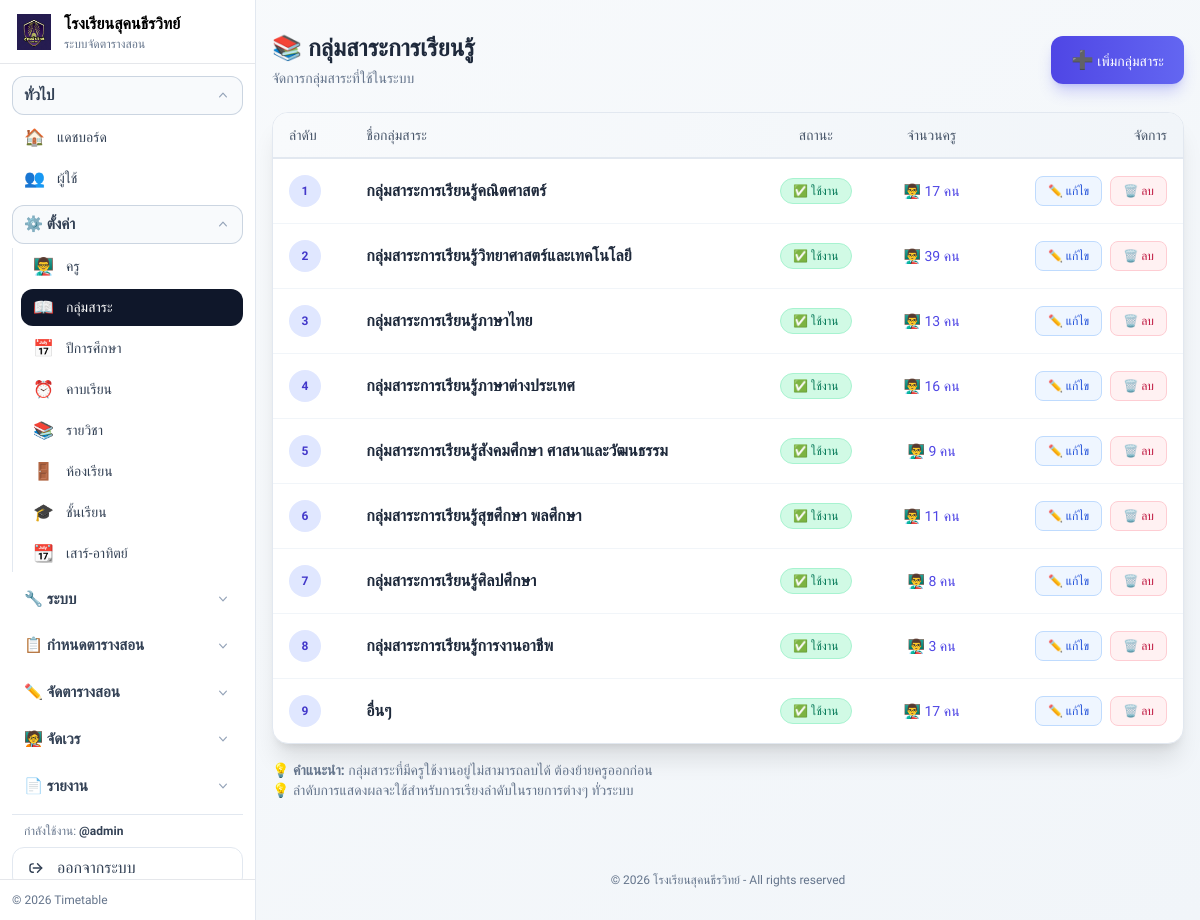
Screenshot of /subject_groups.php (signed in) with the database file from the repository.
### tables this page shows
CREATE TABLE `subject_groups` (
  `id` int(11) NOT NULL AUTO_INCREMENT,
  `name` varchar(255) NOT NULL COMMENT 'ชื่อกลุ่มสาระ',
  `display_order` int(11) NOT NULL DEFAULT 0 COMMENT 'ลำดับการแสดงผล',
  `is_active` tinyint(1) NOT NULL DEFAULT 1 COMMENT '1=ใช้งาน, 0=ไม่ใช้งาน',
  `created_at` timestamp NULL DEFAULT CURRENT_TIMESTAMP,
  `updated_at` timestamp NULL DEFAULT CURRENT_TIMESTAMP ON UPDATE CURRENT_TIMESTAMP,
  PRIMARY KEY (`id`),
  UNIQUE KEY `name` (`name`)
);

### app/helpers.php (called while the page is built, shortened)
<?php
function url($path = '') {
  $base = rtrim(BASE_URL, '/');
  $p = ltrim($path, '/');
  return $base . ($p ? '/' . $p : '');
}

### public/subject_groups.php (the view, shortened to what this page needs)
<?php
require_once __DIR__ . '/../app/helpers.php';
require_once __DIR__ . '/../app/db.php';
$stmt = $pdo->query('SELECT id, name, display_order, is_active, created_at
                     FROM subject_groups
                     ORDER BY display_order ASC, name ASC');
$groups = $stmt->fetchAll(PDO::FETCH_ASSOC);
?>
<?php include __DIR__ . '/../partials/head.php'; ?>
<?php include __DIR__ . '/../partials/navbar.php'; ?>
<div class="max-w-5xl mx-auto px-4">
  <div class="flex items-center justify-between mt-8 mb-6">
    <div>
      <h1 class="text-2xl font-bold text-slate-800">📚 กลุ่มสาระการเรียนรู้</h1>
      <p class="text-sm text-slate-500 mt-1">จัดการกลุ่มสาระที่ใช้ในระบบ</p>
    </div>
    <a href="<?= url('subject_group_create.php'); ?>"
       class="px-5 py-2.5 rounded-xl bg-gradient-to-r from-indigo-600 to-indigo-500 text-white hover:from-indigo-700 hover:to-indigo-600 shadow-lg shadow-indigo-500/30 transition-all duration-200 text-sm font-medium">
      <span class="text-lg">➕</span> เพิ่มกลุ่มสาระ
    </a>
  </div>
  <div class="bg-white rounded-2xl shadow-xl border border-slate-200 overflow-hidden">
    <?php if (empty($groups)): ?>
      <div class="p-12 text-center">
        <div class="text-6xl mb-4">📚</div>
        <p class="text-slate-500 text-lg">ยังไม่มีกลุ่มสาระ</p>
      </div>
    <?php else: ?>
      <table class="w-full">
        <thead class="bg-gradient-to-r from-slate-50 to-slate-100 border-b-2 border-slate-200">
          <tr>
            <th class="text-left px-4 py-3 text-sm font-medium text-slate-600">ลำดับ</th>
            <th class="text-left px-4 py-3 text-sm font-medium text-slate-600">ชื่อกลุ่มสาระ</th>
            <th class="text-center px-4 py-3 text-sm font-medium text-slate-600">สถานะ</th>
            <th class="text-center px-4 py-3 text-sm font-medium text-slate-600">จำนวนครู</th>
            <th class="text-right px-4 py-3 text-sm font-medium text-slate-600">จัดการ</th>
          </tr>
        </thead>
        <tbody class="divide-y">
          <?php
          $teacher_counts = [];
          $count_stmt = $pdo->query('SELECT subject_group, COUNT(*) as cnt FROM teachers WHERE subject_group IS NOT NULL GROUP BY subject_group');
          while ($row = $count_stmt->fetch(PDO::FETCH_ASSOC)) {
            $teacher_counts[(int)$row['subject_group']] = (int)$row['cnt'];
          }
          foreach ($groups as $g):
            $teacher_count = $teacher_counts[(int)$g['id']] ?? 0;
          ?>
            <tr class="hover:bg-indigo-50/50 transition-colors duration-150 border-b border-slate-100 last:border-0">
              <td class="px-4 py-4 text-sm">
                <span class="inline-flex items-center justify-center w-8 h-8 rounded-full bg-indigo-100 text-indigo-700 font-semibold text-xs">
                  <?= (int)$g['display_order']; ?>
                </span>
              </td>
              <td class="px-4 py-4">
                <span class="font-semibold text-slate-800"><?= htmlspecialchars($g['name']); ?></span>
              </td>
              <td class="px-4 py-4 text-center">
                <?php if ($g['is_active']): ?>
                  <span class="inline-flex items-center px-3 py-1 rounded-full text-xs font-medium bg-emerald-100 text-emerald-700 border border-emerald-200">
                    ✅ ใช้งาน
                  </span>
                <?php else: ?>
                  <span class="inline-flex items-center px-3 py-1 rounded-full text-xs font-medium bg-slate-100 text-slate-600 border border-slate-200">
                    ⏸️ ปิดใช้งาน
                  </span>
                <?php endif; ?>
              </td>
              <td class="px-4 py-4 text-center text-sm">
                <?php if ($teacher_count > 0): ?>
                  <a href="<?= url('teachers.php?group=' . (int)$g['id']); ?>"
                     class="inline-flex items-center gap-1 text-indigo-600 hover:text-indigo-700 font-medium hover:underline">
                    👨‍🏫 <?= $teacher_count; ?> คน
                  </a>
                <?php else: ?>
                  <span class="text-slate-400">👨‍🏫 0 คน</span>
                <?php endif; ?>
              </td>
              <td class="px-4 py-4 text-right">
                <div class="flex items-center justify-end gap-2">
                  <a href="<?= url('subject_group_edit.php?id=' . (int)$g['id']); ?>"
                     class="px-3 py-1.5 rounded-lg text-xs font-medium bg-blue-50 text-blue-700 hover:bg-blue-100 border border-blue-200 transition-colors">
                    ✏️ แก้ไข
                  </a>
                  <a href="<?= url('subject_group_delete.php?id=' . (int)$g['id']); ?>"
                     class="px-3 py-1.5 rounded-lg text-xs font-medium bg-rose-50 text-rose-700 hover:bg-rose-100 border border-rose-200 transition-colors"
                     onclick="return ttConfirmLink(this,{text: <?= json_encode('ต้องการลบกลุ่มสาระ "'.$g['name'].'" หรือไม่?', JSON_UNESCAPED_UNICODE); ?>});">
                    🗑️ ลบ
                  </a>
                </div>
              </td>
            </tr>
          <?php endforeach; ?>
        </tbody>
      </table>
    <?php endif; ?>
  </div>
  <div class="mt-4 text-sm text-slate-500">
    <p>💡 <strong>คำแนะนำ:</strong> กลุ่มสาระที่มีครูใช้งานอยู่ไม่สามารถลบได้ ต้องย้ายครูออกก่อน</p>
    <p>💡 ลำดับการแสดงผลจะใช้สำหรับการเรียงลำดับในรายการต่างๆ ทั่วระบบ</p>
  </div>
</div>
<?php include __DIR__ . '/../partials/footer.php'; ?>

### partials/head.php (style rules this page uses)
body { font-family: 'Sarabun', sans-serif; }
:root { --primary: #6366f1; --primary-dark: #4f46e5; --secondary: #8b5cf6; --success: #10b981; --danger: #ef4444; --warning: #f59e0b; }

### rows the page displays
subject_groups: display_order "1", name "กลุ่มสาระการเรียนรู้คณิตศาสตร์", is_active "✅ ใช้งาน", id "17"
subject_groups: display_order "2", name "กลุ่มสาระการเรียนรู้วิทยาศาสตร์และเทคโนโลยี", is_active "✅ ใช้งาน", id "39"
subject_groups: display_order "3", name "กลุ่มสาระการเรียนรู้ภาษาไทย", is_active "✅ ใช้งาน", id "13"
subject_groups: display_order "4", name "กลุ่มสาระการเรียนรู้ภาษาต่างประเทศ", is_active "✅ ใช้งาน", id "16"
subject_groups: display_order "5", name "กลุ่มสาระการเรียนรู้สังคมศึกษา ศาสนาและวัฒนธรรม", is_active "✅ ใช้งาน", id "9"
subject_groups: display_order "6", name "กลุ่มสาระการเรียนรู้สุขศึกษา พลศึกษา", is_active "✅ ใช้งาน", id "11"
subject_groups: display_order "7", name "กลุ่มสาระการเรียนรู้ศิลปศึกษา", is_active "✅ ใช้งาน", id "8"
subject_groups: display_order "8", name "กลุ่มสาระการเรียนรู้การงานอาชีพ", is_active "✅ ใช้งาน", id "3"
subject_groups: display_order "9", name "อื่นๆ", is_active "✅ ใช้งาน", id "17"
